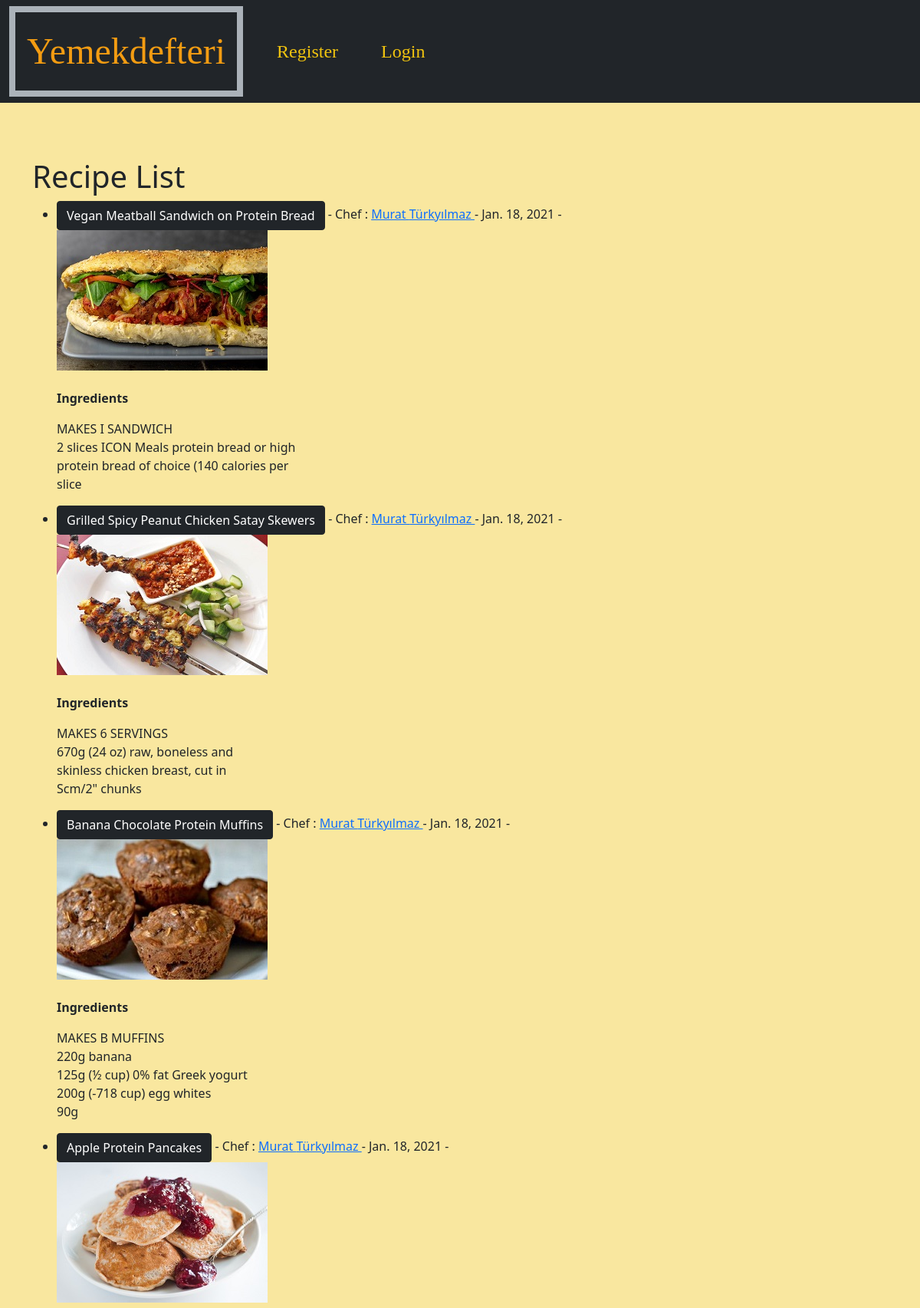
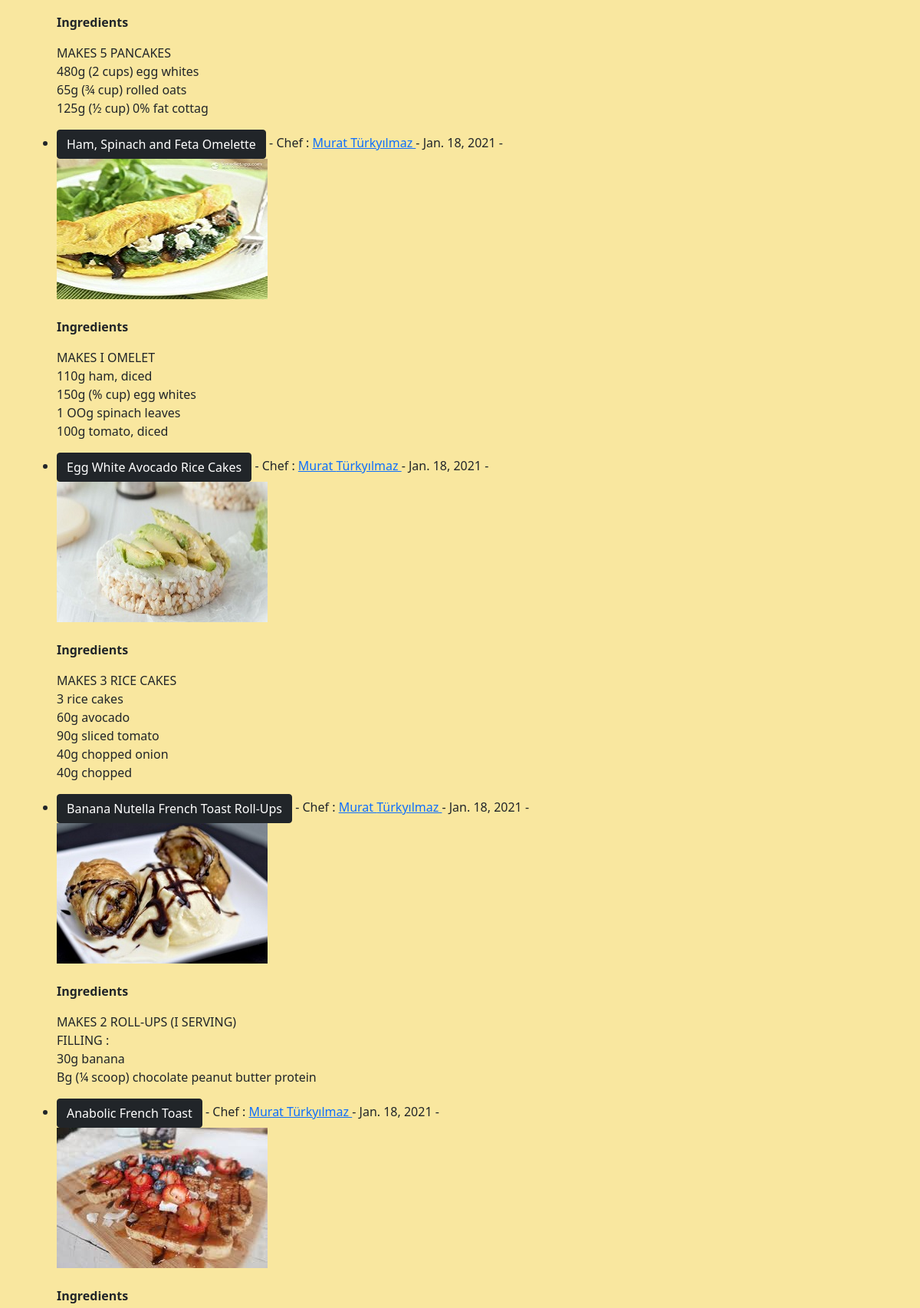
The page / (upper part) on the database its author committed (2 pictures, top to bottom).
### theblog/models.py (models this page shows, shortened)
class Recipie(models.Model):
	title = models.CharField(max_length=100)
	header_image = models.ImageField(null=True, blank=True, upload_to="images/")
	chef = models.ForeignKey(User, on_delete= models.CASCADE)
	recipie_details = RichTextField(blank=True, null=True)
	publish_date = models.DateField(auto_now_add=True)
	likes = models.ManyToManyField(User, related_name= 'recipie_post')

### theblog/views.py (the view)
# urls.py: path('',HomeView.as_view(), name="home"),
class HomeView(ListView):
	model = Recipie
	template_name= 'theblog/home.html'
	ordering = ['-id']

### theblog/templates/theblog/home.html (shortened to what this page needs)
{% extends 'theblog/base.html'  %}
{%block content%}
<h1>Recipe List</h1>
<ul>
{% for recipie in object_list %}
 <li><a href= "{%url 'theblog:recipie-detail' recipie.pk %}" class="btn btn-dark">
 	{{ recipie.title}}</a> - Chef : {%  if recipie.chef.profile.id %}
	<a href = "{% url 'show_profile_page' recipie.chef.profile.id %}">{{ recipie.chef.first_name}} {{ recipie.chef.last_name}} </a>
   	{% else %}
   	This chef does not have a profile
   	{% endif %} -  {{recipie.publish_date}}  -
	 {% if recipie.header_image %}
	 <br/>
	<img src="{{ recipie.header_image.url}}"><br/><br/>
	{% endif %}
    {{ recipie.recipie_details|safe|slice:":170" }}
</li>
{% endfor%}
</ul>
{% endblock%}

### theblog/templates/theblog/base.html (style rules this page uses)
body { background-color: #f9e79f; }

### rows shown on the page
Recipie: title "Vegan Meatball Sandwich on Protein Bread", chef.first_name "Murat", chef.last_name "Türkyılmaz", publish_date "Jan. 18, 2021", header_image (picture), recipie_details "Ingredients MAKES I SANDWICH 2 slices ICON Meals protein bread or high protein bread of choice (140 calories per slice"
Recipie: title "Grilled Spicy Peanut Chicken Satay Skewers", chef.first_name "Murat", chef.last_name "Türkyılmaz", publish_date "Jan. 18, 2021", header_image (picture), recipie_details "Ingredients MAKES 6 SERVINGS 670g (24 oz) raw, boneless and skinless chicken breast, cut in Scm/2\" chunks"
Recipie: title "Banana Chocolate Protein Muffins", chef.first_name "Murat", chef.last_name "Türkyılmaz", publish_date "Jan. 18, 2021", header_image (picture), recipie_details "Ingredients MAKES B MUFFINS 220g banana 125g (½ cup) 0% fat Greek yogurt 200g (-718 cup) egg whites 90g"
Recipie: title "Apple Protein Pancakes", chef.first_name "Murat", chef.last_name "Türkyılmaz", publish_date "Jan. 18, 2021", header_image (picture), recipie_details "Ingredients MAKES 5 PANCAKES 480g (2 cups) egg whites 65g (¾ cup) rolled oats 125g (½ cup) 0% fat cottag"
Recipie: title "Ham, Spinach and Feta Omelette", chef.first_name "Murat", chef.last_name "Türkyılmaz", publish_date "Jan. 18, 2021", header_image (picture), recipie_details "Ingredients MAKES I OMELET 110g ham, diced 150g (% cup) egg whites 1 OOg spinach leaves 100g tomato, diced"
Recipie: title "Egg White Avocado Rice Cakes", chef.first_name "Murat", chef.last_name "Türkyılmaz", publish_date "Jan. 18, 2021", header_image (picture), recipie_details "Ingredients MAKES 3 RICE CAKES 3 rice cakes 60g avocado 90g sliced tomato 40g chopped onion 40g chopped"
Recipie: title "Banana Nutella French Toast Roll-Ups", chef.first_name "Murat", chef.last_name "Türkyılmaz", publish_date "Jan. 18, 2021", header_image (picture), recipie_details "Ingredients MAKES 2 ROLL-UPS (I SERVING) FILLING : 30g banana Bg (¼ scoop) chocolate peanut butter protein"
Recipie: title "Anabolic French Toast", chef.first_name "Murat", chef.last_name "Türkyılmaz", publish_date "Jan. 18, 2021", header_image (picture), recipie_details "Ingredients"
